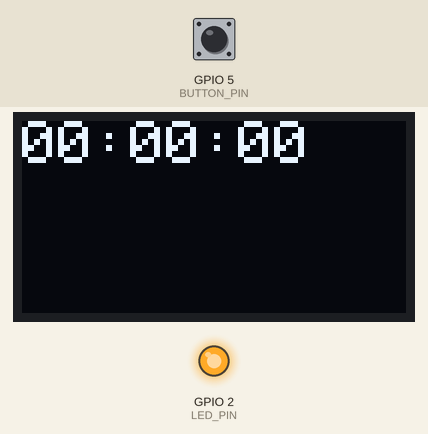
This sketch was run on a simulated ESP32. On the bench: 128×64 one-colour display, output pins drawn as LEDs (lit = HIGH). Dashed ring = blinking. Inputs (shaded band) come from the test bench; at power-on: GPIO 5 (BUTTON_PIN) HIGH. What the sketch prints to the serial monitor is not drawn.

Above: at 1.2 s.
1.3 s: GPIO 5 (BUTTON_PIN) pulled LOW for 1 s
At 2.2 s:
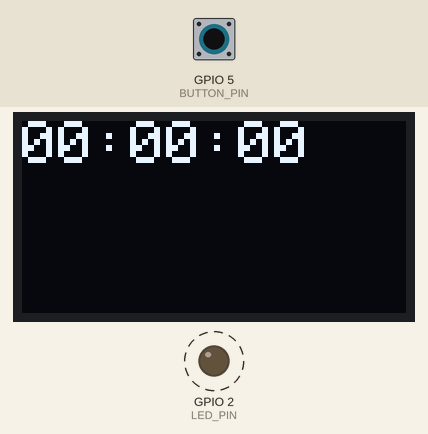
2.9 s: GPIO 5 (BUTTON_PIN) pulled LOW for 1 s
At 4.3 s:
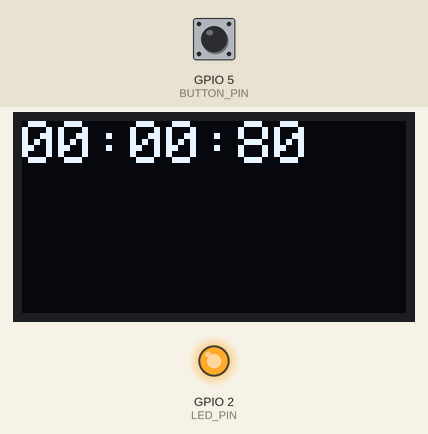
5.4 s: GPIO 5 (BUTTON_PIN) pulled LOW for 1 s
At 6.2 s:
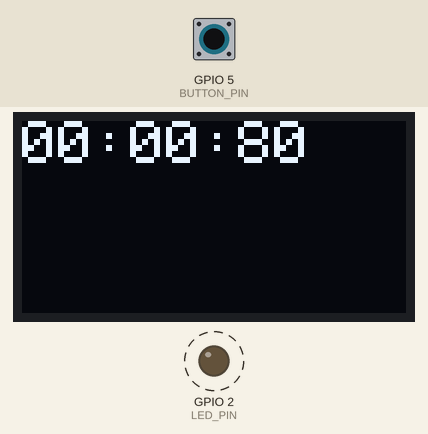
7.0 s: GPIO 5 (BUTTON_PIN) pulled LOW for 3.2 s
At 9.3 s:
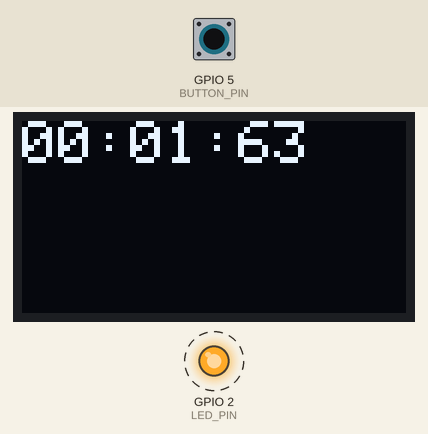
Timing chart, 0 to 11.7 s (numbered marks = the images above; inputs shaded):
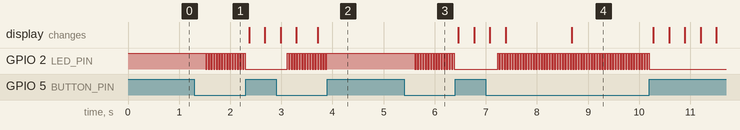

Measured:
- after the input at 1.3 s, GPIO 2 (LED_PIN): alternates HIGH for 0.03 s and LOW for 0.03 s, 31 changes in all, then stays LOW, starting after 0.22 s
- after the input at 2.9 s, GPIO 2 (LED_PIN): alternates HIGH for 0.03 s and LOW for 0.03 s, 31 changes in all, then stays HIGH, starting after 0.22 s
- after the input at 5.4 s, GPIO 2 (LED_PIN): alternates HIGH for 0.03 s and LOW for 0.03 s, 31 changes in all, then stays LOW, starting after 0.21 s
- after the input at 7.0 s, GPIO 2 (LED_PIN): alternates HIGH for 0.03 s and LOW for 0.03 s, 116 changes in all, then stays LOW, starting after 0.23 s

The sketch:

meter1.ino
```cpp
#include <Adafruit_SSD1306.h>
#include <Adafruit_GFX.h>
#include <Wire.h>

// OLED 顯示器參數
#define SCREEN_WIDTH 128
#define SCREEN_HEIGHT 64
#define OLED_RESET -1
Adafruit_SSD1306 display(SCREEN_WIDTH, SCREEN_HEIGHT, &Wire, OLED_RESET);

// 按鍵和 LED 引腳
#define BUTTON_PIN 5       // 按鍵引腳：GPIO5
#define LED_PIN BUILTIN_LED // 內建 LED 引腳：GPIO2

// 計時器相關變量
unsigned long startTime = 0;      // 記錄開始時間
unsigned long elapsedTime = 0;    // 經過的時間
bool running = false;             // 是否在運行

// 去抖相關變量
bool lastButtonState = HIGH;      // 儲存上一次按鍵狀態
unsigned long lastDebounceTime = 0; // 上一次去抖的時間
unsigned long debounceDelay = 200;   // 去抖延遲（200 毫秒）

void setup() {
  // 初始化序列埠
  Serial.begin(115200);

  // 初始化 I2C 腳位，SDA 設為 GPIO14，SCL 設為 GPIO12
  Wire.begin(14, 12);

  // 初始化按鍵和內建 LED
  pinMode(BUTTON_PIN, INPUT_PULLUP);
  pinMode(LED_PIN, OUTPUT);
  digitalWrite(LED_PIN, HIGH);  // LED 預設為熄滅（反相，LOW 開啟，HIGH 關閉）

  // 初始化 OLED 顯示器
  if (!display.begin(SSD1306_SWITCHCAPVCC, 0x3C)) {
    Serial.println(F("OLED 初始化失敗"));
    while (true);
  }

  // 清除顯示並顯示初始訊息
  display.clearDisplay();
  display.setTextSize(2);
  display.setTextColor(SSD1306_WHITE);
  display.setCursor(0, 0);
  display.println("00:00:00");
  display.display();
}

void loop() {
  // 檢查按鍵狀態
  checkButton();

  // 如果秒表正在運行，更新經過的時間
  if (running) {
    elapsedTime = millis() - startTime;
  }

  // 顯示更新的時間
  displayTime(elapsedTime);
}

// 檢查按鍵的狀態，實現開始/停止功能
void checkButton() {
  // 讀取按鍵狀態
  bool buttonState = digitalRead(BUTTON_PIN);

  // 如果按鍵狀態發生改變，記錄下時間
  if (buttonState != lastButtonState) {
    lastDebounceTime = millis();
  }

  // 當經過去抖延遲後，確認按鍵狀態改變
  if ((millis() - lastDebounceTime) > debounceDelay) {
    if (buttonState == LOW && lastButtonState == LOW) {
      // 按鍵從高變低時觸發
      if (!running) {
        // 開始秒表
        startTime = millis() - elapsedTime;  // 調整開始時間，保持已經計時的時間
        running = true;
        digitalWrite(LED_PIN, LOW);  // 開啟內建 LED
        Serial.println("秒表開始");
      } else {
        // 暫停秒表
        running = false;
        digitalWrite(LED_PIN, HIGH);  // 關閉內建 LED
        Serial.println("秒表暫停");
      }
    }
  }

  // 記錄按鍵的最後狀態
  lastButtonState = buttonState;
}

// 顯示秒表時間
void displayTime(unsigned long time) {
  int minutes = (time / 60000) % 60;
  int seconds = (time / 1000) % 60;
  int milliseconds = (time % 1000) / 10;

  // 清除顯示器並顯示當前的時間
  display.clearDisplay();
  display.setCursor(0, 0);
  display.setTextSize(2);
  display.printf("%02d:%02d:%02d", minutes, seconds, milliseconds);
  display.display();
}
```
